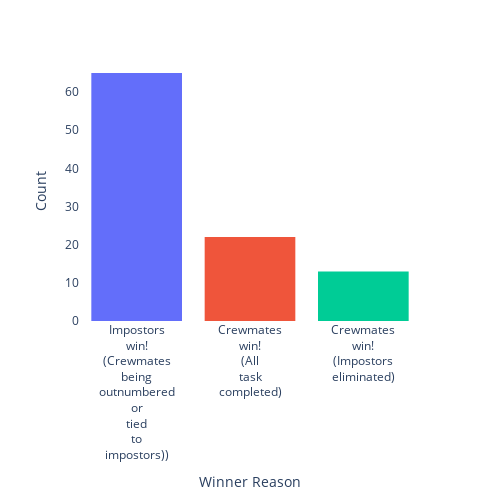

Notebook code cell kept with this figure:
### Code cell
fig = px.histogram(summary, x="Winner Reason Wrapped", title="", color="Winner Reason")
fig.update_layout(xaxis_title="Winner Reason",yaxis_title="Count",showlegend=False) 
fig.update_layout(autosize=False,width=500,height=500)# white background
fig.update_layout(plot_bgcolor='white')
fig.update_xaxes(tickangle=0)
fig.show()

### Figure 1 — Plotly figure (JSON) as saved in the notebook; plotly's stock layout.template omitted (floating-point values rounded to 4 significant figures)
{"data": [{"alignmentgroup": "True", "bingroup": "x", "hovertemplate": "Winner Reason=Impostors win! (Crewmates being outnumbered or tied to impostors))<br>Winner Reason Wrapped=%{x}<br>count=%{y}<extra></extra>", "legendgroup": "Impostors win! (Crewmates being outnumbered or tied to impostors))", "marker": {"color": "#636efa", "pattern": {"shape": ""}}, "name": "Impostors win! (Crewmates being outnumbered or tied to impostors))", "offsetgroup": "Impostors win! (Crewmates being outnumbered or tied to impostors))", "orientation": "v", "showlegend": true, "type": "histogram", "x": ["Impostors<br>win!<br>(Crewmates<br>being<br>outnumbered<br>or<br>tied<br>to<br>impostors))", "Impostors<br>win!<br>(Crewmates<br>being<br>outnumbered<br>or<br>tied<br>to<br>impostors))", "Impostors<br>win!<br>(Crewmates<br>being<br>outnumbered<br>or<br>tied<br>to<br>impostors))", "Impostors<br>win!<br>(Crewmates<br>being<br>outnumbered<br>or<br>tied<br>to<br>impostors))", "Impostors<br>win!<br>(Crewmates<br>being<br>outnumbered<br>or<br>tied<br>to<br>impostors))", "Impostors<br>win!<br>(Crewmates<br>being<br>outnumbered<br>or<br>tied<br>to<br>impostors))", "Impostors<br>win!<br>(Crewmates<br>being<br>outnumbered<br>or<br>tied<br>to<br>impostors))", "Impostors<br>win!<br>(Crewmates<br>being<br>outnumbered<br>or<br>tied<br>to<br>impostors))", "Impostors<br>win!<br>(Crewmates<br>being<br>outnumbered<br>or<br>tied<br>to<br>impostors))", "Impostors<br>win!<br>(Crewmates<br>being<br>outnumbered<br>or<br>tied<br>to<br>impostors))", "Impostors<br>win!<br>(Crewmates<br>being<br>outnumbered<br>or<br>tied<br>to<br>impostors))", "Impostors<br>win!<br>(Crewmates<br>being<br>outnumbered<br>or<br>tied<br>to<br>impostors))", "Impostors<br>win!<br>(Crewmates<br>being<br>outnumbered<br>or<br>tied<br>to<br>impostors))", "Impostors<br>win!<br>(Crewmates<br>being<br>outnumbered<br>or<br>tied<br>to<br>impostors))", "Impostors<br>win!<br>(Crewmates<br>being<br>outnumbered<br>or<br>tied<br>to<br>impostors))", "Impostors<br>win!<br>(Crewmates<br>being<br>outnumbered<br>or<br>tied<br>to<br>impostors))", "Impostors<br>win!<br>(Crewmates<br>being<br>outnumbered<br>or<br>tied<br>to<br>impostors))", "Impostors<br>win!<br>(Crewmates<br>being<br>outnumbered<br>or<br>tied<br>to<br>impostors))", "Impostors<br>win!<br>(Crewmates<br>being<br>outnumbered<br>or<br>tied<br>to<br>impostors))", "Impostors<br>win!<br>(Crewmates<br>being<br>outnumbered<br>or<br>tied<br>to<br>impostors))", "Impostors<br>win!<br>(Crewmates<br>being<br>outnumbered<br>or<br>tied<br>to<br>impostors))", "Impostors<br>win!<br>(Crewmates<br>being<br>outnumbered<br>or<br>tied<br>to<br>impostors))", "Impostors<br>win!<br>(Crewmates<br>being<br>outnumbered<br>or<br>tied<br>to<br>impostors))", "Impostors<br>win!<br>(Crewmates<br>being<br>outnumbered<br>or<br>tied<br>to<br>impostors))", "Impostors<br>win!<br>(Crewmates<br>being<br>outnumbered<br>or<br>tied<br>to<br>impostors))", "Impostors<br>win!<br>(Crewmates<br>being<br>outnumbered<br>or<br>tied<br>to<br>impostors))", "Impostors<br>win!<br>(Crewmates<br>being<br>outnumbered<br>or<br>tied<br>to<br>impostors))", "Impostors<br>win!<br>(Crewmates<br>being<br>outnumbered<br>or<br>tied<br>to<br>impostors))", "Impostors<br>win!<br>(Crewmates<br>being<br>outnumbered<br>or<br>tied<br>to<br>impostors))", "Impostors<br>win!<br>(Crewmates<br>being<br>outnumbered<br>or<br>tied<br>to<br>impostors))", "Impostors<br>win!<br>(Crewmates<br>being<br>outnumbered<br>or<br>tied<br>to<br>impostors))", "Impostors<br>win!<br>(Crewmates<br>being<br>outnumbered<br>or<br>tied<br>to<br>impostors))", "Impostors<br>win!<br>(Crewmates<br>being<br>outnumbered<br>or<br>tied<br>to<br>impostors))", "Impostors<br>win!<br>(Crewmates<br>being<br>outnumbered<br>or<br>tied<br>to<br>impostors))", "Impostors<br>win!<br>(Crewmates<br>being<br>outnumbered<br>or<br>tied<br>to<br>impostors))", "Impostors<br>win!<br>(Crewmates<br>being<br>outnumbered<br>or<br>tied<br>to<br>impostors))", "Impostors<br>win!<br>(Crewmates<br>being<br>outnumbered<br>or<br>tied<br>to<br>impostors))", "Impostors<br>win!<br>(Crewmates<br>being<br>outnumbered<br>or<br>tied<br>to<br>impostors))", "Impostors<br>win!<br>(Crewmates<br>being<br>outnumbered<br>or<br>tied<br>to<br>impostors))", "Impostors<br>win!<br>(Crewmates<br>being<br>outnumbered<br>or<br>tied<br>to<br>impostors))", "Impostors<br>win!<br>(Crewmates<br>being<br>outnumbered<br>or<br>tied<br>to<br>impostors))", "Impostors<br>win!<br>(Crewmates<br>being<br>outnumbered<br>or<br>tied<br>to<br>impostors))", "Impostors<br>win!<br>(Crewmates<br>being<br>outnumbered<br>or<br>tied<br>to<br>impostors))", "Impostors<br>win!<br>(Crewmates<br>being<br>outnumbered<br>or<br>tied<br>to<br>impostors))", "Impostors<br>win!<br>(Crewmates<br>being<br>outnumbered<br>or<br>tied<br>to<br>impostors))", "Impostors<br>win!<br>(Crewmates<br>being<br>outnumbered<br>or<br>tied<br>to<br>impostors))", "Impostors<br>win!<br>(Crewmates<br>being<br>outnumbered<br>or<br>tied<br>to<br>impostors))", "Impostors<br>win!<br>(Crewmates<br>being<br>outnumbered<br>or<br>tied<br>to<br>impostors))", "Impostors<br>win!<br>(Crewmates<br>being<br>outnumbered<br>or<br>tied<br>to<br>impostors))", "Impostors<br>win!<br>(Crewmates<br>being<br>outnumbered<br>or<br>tied<br>to<br>impostors))", "Impostors<br>win!<br>(Crewmates<br>being<br>outnumbered<br>or<br>tied<br>to<br>impostors))", "Impostors<br>win!<br>(Crewmates<br>being<br>outnumbered<br>or<br>tied<br>to<br>impostors))", "Impostors<br>win!<br>(Crewmates<br>being<br>outnumbered<br>or<br>tied<br>to<br>impostors))", "Impostors<br>win!<br>(Crewmates<br>being<br>outnumbered<br>or<br>tied<br>to<br>impostors))", "Impostors<br>win!<br>(Crewmates<br>being<br>outnumbered<br>or<br>tied<br>to<br>impostors))", "Impostors<br>win!<br>(Crewmates<br>being<br>outnumbered<br>or<br>tied<br>to<br>impostors))", "Impostors<br>win!<br>(Crewmates<br>being<br>outnumbered<br>or<br>tied<br>to<br>impostors))", "Impostors<br>win!<br>(Crewmates<br>being<br>outnumbered<br>or<br>tied<br>to<br>impostors))", "Impostors<br>win!<br>(Crewmates<br>being<br>outnumbered<br>or<br>tied<br>to<br>impostors))", "Impostors<br>win!<br>(Crewmates<br>being<br>outnumbered<br>or<br>tied<br>to<br>impostors))", "Impostors<br>win!<br>(Crewmates<br>being<br>outnumbered<br>or<br>tied<br>to<br>impostors))", "Impostors<br>win!<br>(Crewmates<br>being<br>outnumbered<br>or<br>tied<br>to<br>impostors))", "Impostors<br>win!<br>(Crewmates<br>being<br>outnumbered<br>or<br>tied<br>to<br>impostors))", "Impostors<br>win!<br>(Crewmates<br>being<br>outnumbered<br>or<br>tied<br>to<br>impostors))", "Impostors<br>win!<br>(Crewmates<br>being<br>outnumbered<br>or<br>tied<br>to<br>impostors))"], "xaxis": "x", "yaxis": "y"}, {"alignmentgroup": "True", "bingroup": "x", "hovertemplate": "Winner Reason=Crewmates win! (All task completed)<br>Winner Reason Wrapped=%{x}<br>count=%{y}<extra></extra>", "legendgroup": "Crewmates win! (All task completed)", "marker": {"color": "#EF553B", "pattern": {"shape": ""}}, "name": "Crewmates win! (All task completed)", "offsetgroup": "Crewmates win! (All task completed)", "orientation": "v", "showlegend": true, "type": "histogram", "x": ["Crewmates<br>win!<br>(All<br>task<br>completed)", "Crewmates<br>win!<br>(All<br>task<br>completed)", "Crewmates<br>win!<br>(All<br>task<br>completed)", "Crewmates<br>win!<br>(All<br>task<br>completed)", "Crewmates<br>win!<br>(All<br>task<br>completed)", "Crewmates<br>win!<br>(All<br>task<br>completed)", "Crewmates<br>win!<br>(All<br>task<br>completed)", "Crewmates<br>win!<br>(All<br>task<br>completed)", "Crewmates<br>win!<br>(All<br>task<br>completed)", "Crewmates<br>win!<br>(All<br>task<br>completed)", "Crewmates<br>win!<br>(All<br>task<br>completed)", "Crewmates<br>win!<br>(All<br>task<br>completed)", "Crewmates<br>win!<br>(All<br>task<br>completed)", "Crewmates<br>win!<br>(All<br>task<br>completed)", "Crewmates<br>win!<br>(All<br>task<br>completed)", "Crewmates<br>win!<br>(All<br>task<br>completed)", "Crewmates<br>win!<br>(All<br>task<br>completed)", "Crewmates<br>win!<br>(All<br>task<br>completed)", "Crewmates<br>win!<br>(All<br>task<br>completed)", "Crewmates<br>win!<br>(All<br>task<br>completed)", "Crewmates<br>win!<br>(All<br>task<br>completed)", "Crewmates<br>win!<br>(All<br>task<br>completed)"], "xaxis": "x", "yaxis": "y"}, {"alignmentgroup": "True", "bingroup": "x", "hovertemplate": "Winner Reason=Crewmates win! (Impostors eliminated)<br>Winner Reason Wrapped=%{x}<br>count=%{y}<extra></extra>", "legendgroup": "Crewmates win! (Impostors eliminated)", "marker": {"color": "#00cc96", "pattern": {"shape": ""}}, "name": "Crewmates win! (Impostors eliminated)", "offsetgroup": "Crewmates win! (Impostors eliminated)", "orientation": "v", "showlegend": true, "type": "histogram", "x": ["Crewmates<br>win!<br>(Impostors<br>eliminated)", "Crewmates<br>win!<br>(Impostors<br>eliminated)", "Crewmates<br>win!<br>(Impostors<br>eliminated)", "Crewmates<br>win!<br>(Impostors<br>eliminated)", "Crewmates<br>win!<br>(Impostors<br>eliminated)", "Crewmates<br>win!<br>(Impostors<br>eliminated)", "Crewmates<br>win!<br>(Impostors<br>eliminated)", "Crewmates<br>win!<br>(Impostors<br>eliminated)", "Crewmates<br>win!<br>(Impostors<br>eliminated)", "Crewmates<br>win!<br>(Impostors<br>eliminated)", "Crewmates<br>win!<br>(Impostors<br>eliminated)", "Crewmates<br>win!<br>(Impostors<br>eliminated)", "Crewmates<br>win!<br>(Impostors<br>eliminated)"], "xaxis": "x", "yaxis": "y"}], "layout": {"autosize": false, "barmode": "relative", "height": 500, "legend": {"title": {"text": "Winner Reason"}, "tracegroupgap": 0}, "margin": {"t": 60}, "plot_bgcolor": "white", "showlegend": false, "width": 500, "xaxis": {"anchor": "y", "domain": [0, 1], "tickangle": 0, "title": {"text": "Winner Reason"}}, "yaxis": {"anchor": "x", "domain": [0, 1], "title": {"text": "Count"}}}}
